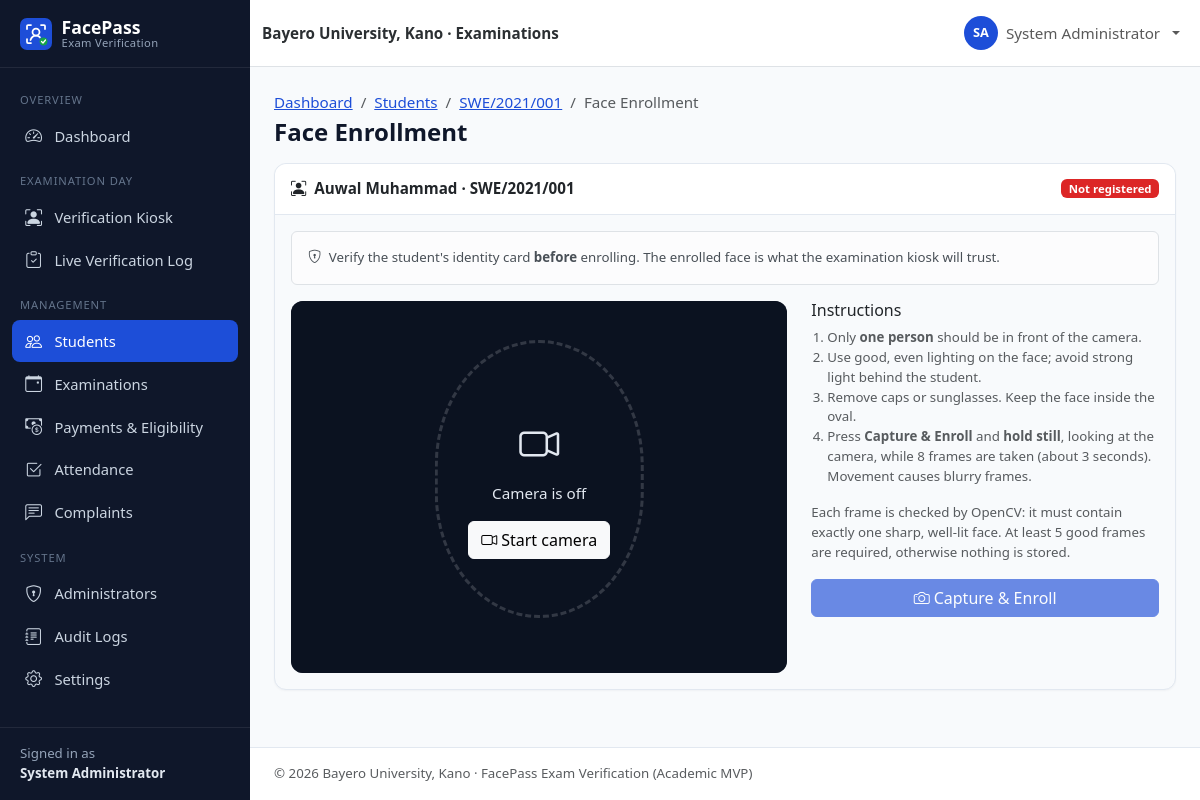
The app's page /admin/enroll-face.php?id=2 (signed in), older data.
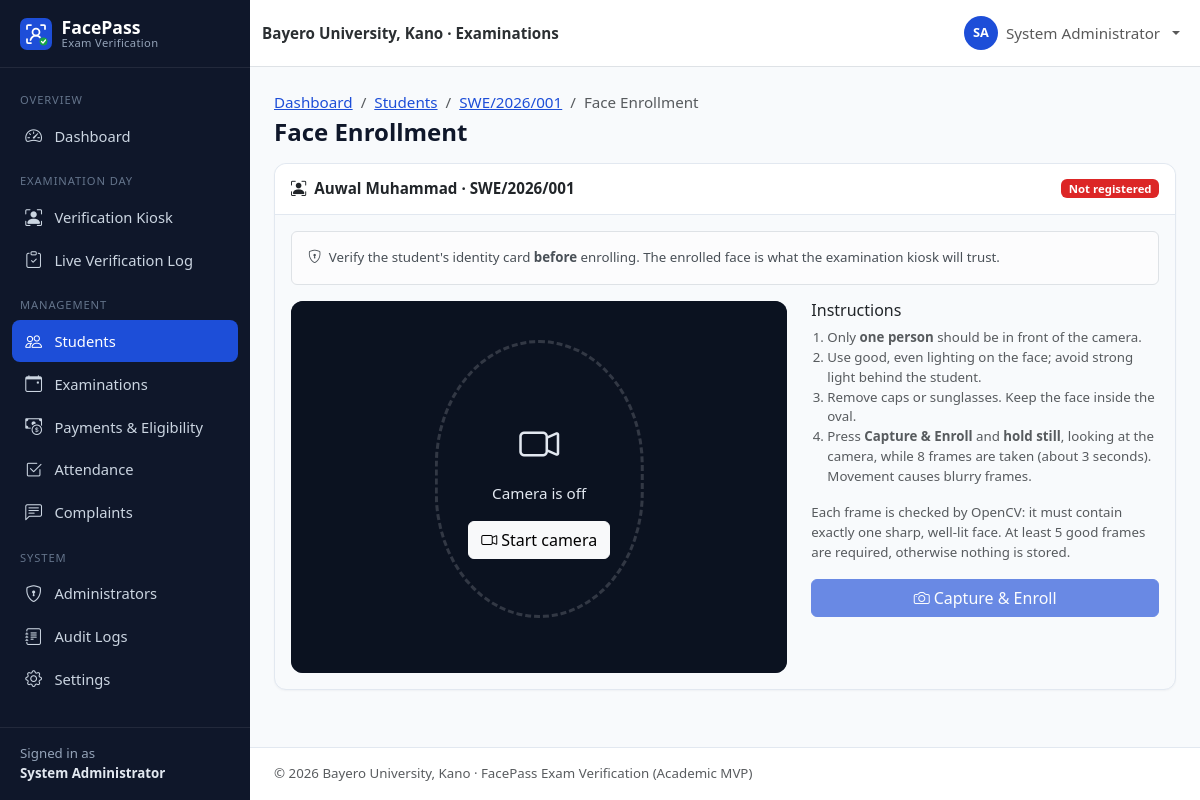
The same page, newer data.
### tables this page shows
CREATE TABLE users (
    id               INT UNSIGNED NOT NULL AUTO_INCREMENT,
    student_id       VARCHAR(30)  NULL,                 
    first_name       VARCHAR(60)  NOT NULL,
    last_name        VARCHAR(60)  NOT NULL,
    email            VARCHAR(120) NOT NULL,
    phone            VARCHAR(20)  NULL,
    password         VARCHAR(255) NOT NULL,             
    role             ENUM('admin','student') NOT NULL DEFAULT 'student',
    department       VARCHAR(100) NULL,
    level            VARCHAR(10)  NULL,                 
    faculty          VARCHAR(100) NULL,
    face_registered  TINYINT(1)   NOT NULL DEFAULT 0,
    account_status   ENUM('active','inactive','suspended') NOT NULL DEFAULT 'active',
    created_at       TIMESTAMP    NOT NULL DEFAULT CURRENT_TIMESTAMP,
    updated_at       TIMESTAMP    NOT NULL DEFAULT CURRENT_TIMESTAMP ON UPDATE CURRENT_TIMESTAMP,
    PRIMARY KEY (id),
    UNIQUE KEY uq_users_student_id (student_id),
    UNIQUE KEY uq_users_email (email),
    KEY idx_users_role (role),
    KEY idx_users_dept_level (department, level),
    KEY idx_users_status (account_status)
);

### config/database.php (called while the page is built, shortened)
<?php
function db(): PDO
{
    static $pdo = null;
    if ($pdo === null) {
        $dsn = sprintf(
            'mysql:host=%s;port=%s;dbname=%s;charset=utf8mb4',
            DB_HOST,
            DB_PORT,
            DB_NAME
        );
        $pdo = new PDO($dsn, DB_USER, DB_PASS, [
            PDO::ATTR_ERRMODE            => PDO::ERRMODE_EXCEPTION,
            PDO::ATTR_DEFAULT_FETCH_MODE => PDO::FETCH_ASSOC,
            PDO::ATTR_EMULATE_PREPARES   => false,
        ]);
        $offset = (new DateTime('now', new DateTimeZone(APP_TIMEZONE)))->format('P');
        $stmt = $pdo->prepare('SET time_zone = ?');
        $stmt->execute([$offset]);
    }
    return $pdo;
}

### includes/auth.php (called while the page is built, shortened)
<?php
function current_user(): ?array
{
    static $user = false;
    if ($user !== false) {
        return $user;
    }
    $user = null;
    if (!empty($_SESSION['user_id'])) {
        $stmt = db()->prepare('SELECT * FROM users WHERE id = ?');
        $stmt->execute([(int) $_SESSION['user_id']]);
        $row = $stmt->fetch();
        if ($row && $row['account_status'] === 'active' && $row['role'] === ($_SESSION['role'] ?? '')) {
            $user = $row;
        } else {
            logout_user();
        }
    }
    return $user;
}
function requireLogin(): array
{
    $user = current_user();
    return $user;
}
function requireAdmin(): array
{
    $user = requireLogin();
    return $user;
}

### admin/enroll-face.php (the view, shortened to what the changed rows need)
<?php
requireAdmin();
$student = find_student(get_int('id'));
$pageTitle = 'Face Enrollment';
$breadcrumbs = ['Dashboard' => 'admin/dashboard.php', 'Students' => 'admin/students.php',
    $student['student_id'] => 'admin/student-view.php?id=' . $student['id'], 'Face Enrollment' => null];
require __DIR__ . '/../includes/header.php';
?>
<div class="card">
    <div class="card-header d-flex flex-wrap justify-content-between align-items-center gap-2">
        <span><i class="bi bi-person-bounding-box me-2"></i><?= e(full_name($student)) ?> · <?= e($student['student_id']) ?></span>
        <?= yes_no_badge($student['face_registered'], 'Currently registered', 'Not registered') ?>
    </div>
    <div class="card-body">
        <?php require __DIR__ . '/../includes/enroll-widget.php'; ?>
    </div>
</div>
<?php require __DIR__ . '/../includes/footer.php'; ?>

### includes/header.php (shortened to what the changed rows need)
<?php
$pageTitle = $pageTitle ?? APP_NAME;
$layout = $layout ?? 'app';
$breadcrumbs = $breadcrumbs ?? [];
$bodyClass = $bodyClass ?? '';
$user = current_user();
$role = $user['role'] ?? null;
?>
<!doctype html>
<html lang="en">
<head>
    <link rel="stylesheet" href="<?= e(url('assets/vendor/bootstrap/bootstrap.min.css')) ?>">
    <link rel="stylesheet" href="<?= e(url('assets/vendor/bootstrap-icons/bootstrap-icons.min.css')) ?>">
    <link rel="stylesheet" href="<?= e(url('assets/css/style.css')) ?>">
    <?php if ($role === 'admin'): ?>
        <link rel="stylesheet" href="<?= e(url('assets/css/admin.css')) ?>">
    <?php elseif ($role === 'student'): ?>
        <link rel="stylesheet" href="<?= e(url('assets/css/student.css')) ?>">
    <?php endif; ?>
</head>
<body class="<?= e(trim("layout-$layout $bodyClass")) ?>">
<?php if ($layout === 'app' && $user): ?>
<div class="app-shell">
    <div class="app-main">
        <main class="app-content container-fluid">
            <div class="d-flex flex-wrap justify-content-between align-items-center mb-3 gap-2">
                <div>
                    <?php if ($breadcrumbs): ?>
                        <nav aria-label="breadcrumb">
                            <ol class="breadcrumb small mb-1">
                                <?php foreach ($breadcrumbs as $label => $link): ?>
                                    <?php if ($link): ?>
                                        <li class="breadcrumb-item"><a href="<?= e(url($link)) ?>"><?= e($label) ?></a></li>
                                    <?php else: ?>
                                        <li class="breadcrumb-item active" aria-current="page"><?= e($label) ?></li>
                                    <?php endif; ?>
                                <?php endforeach; ?>
                            </ol>
                        </nav>
                    <?php endif; ?>
                    <h1 class="h4 mb-0 page-title"><?= e($pageTitle) ?></h1>
                </div>
            </div>
<?php else: ?>
<main class="plain-content">
<?php endif; ?>

Row changes from the older to the newer data that the page shows:
changed users "Auwal Muhammad": student "SWE/2021/001" → "SWE/2026/001"
Text that changed along with them:
new list line: "SWE/2026/001"
list line gone: "SWE/2021/001"
